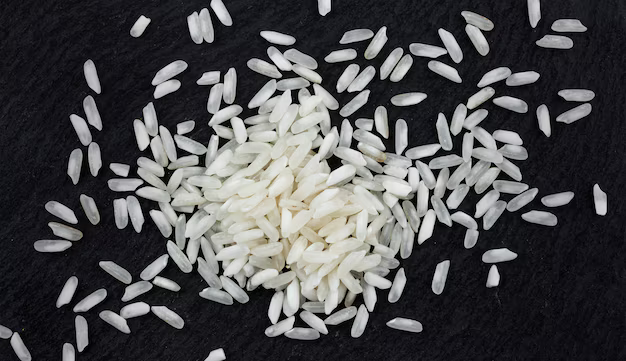
#> input picture image/rice.tiff, 626 x 361 px, found by its file name
$ python lab-6.py
#> lines starting #> are read from the running program, lines starting #| are printed output that depends on the picture; after the words box and inside, x2 and y2 are one past the last pixel; in counts of white or black regions, pixels touching at a corner belong together
# Object Counting and Measurement in ‘rice.tif’ Image

import cv2
import numpy as np
import matplotlib.pyplot as plt
from skimage.filters import threshold_local
from skimage.morphology import remove_small_objects
from skimage.measure import label, regionprops

# Load image with error checking
img_path = 'image/rice.tiff'  # <-- use forward slashes
img = cv2.imread(img_path, 0)
#> img: shape (361, 626); min 0, max 241, mean 77.2
if img is None:
    raise FileNotFoundError(f"Image not found at: {img_path}")

img = img.astype(float) / 255

# Binarize and clean
bw = ~(img > threshold_local(img, block_size=35, method='gaussian'))
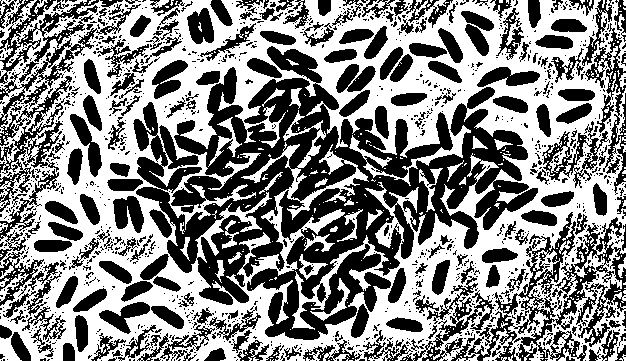
#> bw: shape (361, 626) bool; 52.2% white; 1231 black regions (1018 under 20 px), largest, box (x1, y1, x2, y2) and area: (133, 46, 538, 340) 44983, (451, 212, 626, 361) 6878, (0, 4, 141, 212) 4234
bw = remove_small_objects(bw, min_size=50)
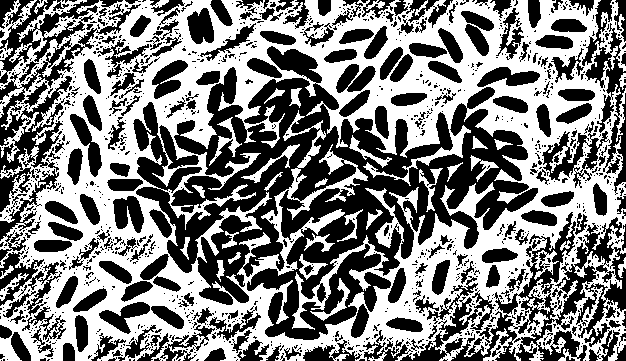
#> bw: shape (361, 626) bool; 49.9% white; 34 white regions

# Measure region properties
props = regionprops(label(bw))
#> props = 34 regions; largest, box (x1, y1, x2, y2) and area: (0, 0, 626, 361) 107621, (0, 0, 37, 47) 429, (0, 112, 39, 163) 410, (209, 117, 242, 166) 380, (241, 144, 300, 183) 352
areas = [p.area for p in props]
#> areas = 34 values, max 107621 at index 2, min 55 at index 26, mean 3320
cent = [p.centroid for p in props]
#> cent = 34 pairs, first value 5.14 to 302.6, second value 5.24 to 622.2
major = [p.major_axis_length for p in props]
#> major = 34 values, max 741.3 at index 2, min 13.26 at index 26, mean 51.33
peri = [p.perimeter for p in props]
#> peri = 34 values, max 41937 at index 2, min 34.97 at index 19, mean 1323.8

# Display overlay image with labels
plt.imshow(img, cmap='gray')
for i, (y, x) in enumerate(cent, 1):
    plt.text(x, y, str(i), color='r', fontsize=6)
#> this loop made 34 passes
#> (y, x) on passes 1 to 12: (18.44, 14.89), (5.14, 39.39), (177.3, 314.1), (7.66, 420.7), (51.49, 5.24), (51.35, 18.89), (80.22, 622.2), (94.04, 275.4), (96.5, 295), (136.3, 17.33), (139.7, 226.1), (152.7, 367.2)
plt.title('Rice Grains')
plt.axis('off')
plt.show()

# Print table of statistics
print(f"Total grains: {len(props)}\n")
#| Total grains: 34
print(f"{'No.':<5}{'Area':<8}{'MajorAxisLen':<15}{'Perimeter':<10}")
for i, (a, M, P) in enumerate(zip(areas, major, peri), 1):
    print(f"{i:<5}{a:<8.1f}{M:<15.1f}{P:<10.1f}")
#> this loop made 34 passes
#> (a, M, P) on passes 1 to 12: (429, 54.27, 274), (59, 18.89, 47.97), (107621, 741.3, 41937), (56, 21.88, 39.35), (100, 18.45, 70.66), (107, 29.35, 77.76), (64, 17.08, 44.73), (89, 23.08, 50.63), (138, 20.92, 59.8), (410, 63.47, 284.4), (380, 47.2, 194), (269, 57.22, 132.7)
#| 1    429.0   54.3           274.0
#| 2    59.0    18.9           48.0
#| 3    107621.0741.3          41937.0
#| 4    56.0    21.9           39.3
#| 5    100.0   18.5           70.7
#| 6    107.0   29.3           77.8
#| 7    64.0    17.1           44.7
#| 8    89.0    23.1           50.6
#> (further printed lines are left out)

print(f"\nMin: {min(areas):.1f}, Max: {max(areas):.1f}, Mean: {np.mean(areas):.1f}")
#| Min: 55.0, Max: 107621.0, Mean: 3320.0
print(f"Grains in area [200–400]: {sum(200 <= a <= 400 for a in areas)}")
#| Grains in area [200–400]: 8


# python (3.10.0)
# pip install opencv-python numpy matplotlib scikit-image

$ run again, with image/images.jpg saved as image/rice.tiff
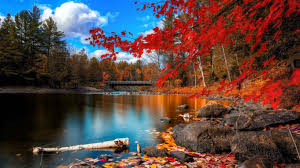
#> input picture image/images.jpg, 300 x 168 px, found by its file name
#> `img = cv2.imread(img_path, 0)`:
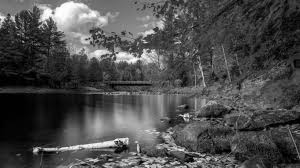
#> img: shape (168, 300); min 0, max 255, mean 75.9
#> `bw = remove_small_objects(bw, min_size=50)`:
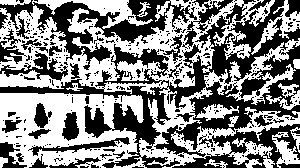
#> bw: shape (168, 300) bool; 51.4% white; 363 black regions (320 under 20 px)
#> props = 15 regions; largest, box (x1, y1, x2, y2) and area: (0, 0, 300, 168) 15752, (0, 93, 144, 168) 6686, (32, 0, 153, 29) 1070, (251, 0, 300, 55) 657, (272, 132, 300, 168) 441
#> areas = [124, 1070, 15752, 657, 77, 62, 53, 360, 6686, 337, 62, 97, 441, 58, 78]
#> cent = [(1.96, 13.56), (9.03, 100.9), (72.69, 156.5), (25.65, 279.2), (8.87, 143.5), (63.23, 296.3), (86.96, 74.28), (96.38, 286.7), (126.6, 65.35), (111.7, 215.7), (120.5, 232.7), (137.4, 296), (150.7, 284.8), (161.1, 2.74), (163.2, 216.1)]
#> major = [34.58, 113.8, 325.5, 60.89, 18.29, 11.11, 14.04, 34.22, 156.9, 39.41, 13.92, 26.14, 39.39, 11.43, 25.09]
#> peri = [71.38, 394.6, 8688.4, 371.1, 64.42, 28.24, 42.49, 250.1, 1887.3, 179.1, 41.76, 69.56, 212.1, 31.66, 58.35]
#> the loop `for i, (y, x) in enumerate(cent, 1):` made 15 passes
#| Total grains: 15
#> the loop `for i, (a, M, P) in enumerate(zip(areas, major, peri), 1):` made 15 passes
#> (a, M, P) on passes 1 to 8: (124, 34.58, 71.38), (1070, 113.8, 394.6), (15752, 325.5, 8688.4), (657, 60.89, 371.1), (77, 18.29, 64.42), (62, 11.11, 28.24), (53, 14.04, 42.49), (360, 34.22, 250.1)
#> (printed output is left out)
#| Min: 53.0, Max: 15752.0, Mean: 1727.6
#| Grains in area [200–400]: 2
